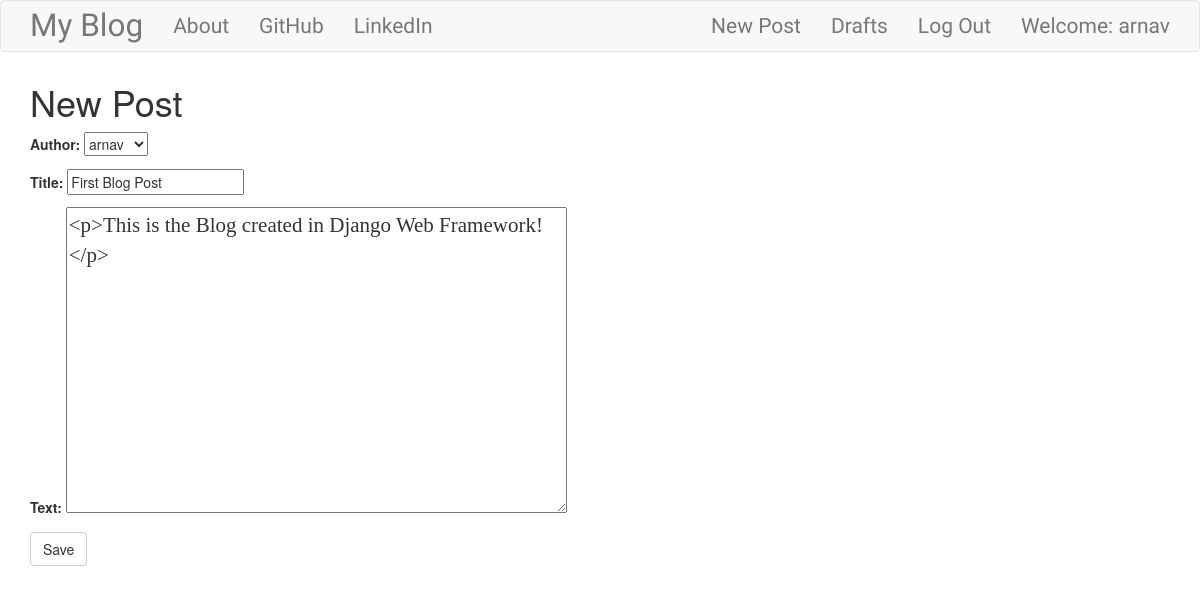
/post/4/edit/ (signed in), run on the app's committed database.
### blog/models.py (models this page shows, shortened)
class Post(models.Model):
    author = models.ForeignKey('auth.User',on_delete=models.CASCADE)
    title = models.CharField(max_length=200)
    text = models.TextField()
    created_date = models.DateTimeField(default=timezone.now)
    published_date = models.DateTimeField(blank=True, null=True)

### blog/views.py (the view)
# urls.py: url(r'^post/(?P<pk>\d+)/edit/$',views.PostUpdateView.as_view(),name='post_edit'),
class PostUpdateView(LoginRequiredMixin,UpdateView):
    login_url = '/login/'
    redirect_field_name = 'blog/post_detail.html'
    form_class = PostForm
    model = Post

### blog/forms.py
class PostForm(forms.ModelForm):
    class Meta:
        model = Post
        fields = ('author','title', 'text',)
        widgets = {
            'title': forms.TextInput(attrs={'class': 'textinputclass'}),
            'text': forms.Textarea(attrs={'class': 'editable medium-editor-textarea postcontent'}),
        }

### blog/templates/blog/post_form.html (shortened to what this page needs)
{%extends 'blog/base.html'%}
{%block body_block%}
<h1>New Post</h1>
<form class="post-form" method="post">
  {{form.as_p}}
  <button type="submit" class="save btn btn-default">Save</button>
</form>
{%endblock%}

### blog/templates/blog/base.html (shortened to what this page needs)
<!DOCTYPE html>
{%load staticfiles%}
<html lang="en" dir="ltr">
  <head>
    <link rel="stylesheet" href="https://maxcdn.bootstrapcdn.com/bootstrap/3.3.7/css/bootstrap.min.css">
    <link rel="stylesheet" href="//cdn.jsdelivr.net/npm/medium-editor@latest/dist/css/medium-editor.min.css" type="text/css" media="screen" charset="utf-8">
    <link rel="stylesheet" href="{%static 'css/blog.css'%}">
  </head>
  <body>
    <nav class="navbar navbar-default techfont custom-navbar">
      <div class="container">
        <ul class="nav navbar-nav">
        <li><a class="navbar-brand bigbrand" href="{%url 'post_list' %}">My Blog</a></li>
        <li><a  href="{%url 'about'%}">About</a></li>
        <li><a  href="https://www.github.com">GitHub</a></li>
        <li><a  href="https://www.linkedin.com">LinkedIn</a></li>
        </ul>
        <ul class="nav navbar-nav navbar-right">
          {%if user.is_authenticated %}
          <li>
            <a href="{%url 'post_new'%}">New Post</a>
          </li>
          <li>
            <a href="{%url 'post_draft_list'%}">Drafts</a>
          </li>
          <li>
            <a href="{%url 'logout'%}">Log Out</a>
          </li>
          <li>
            <a>Welcome: {{user.username}}</a>
          </li>
          {%else%}
          <li><a href="{%url 'login'%}"> <span class='glyphicon glyphicon-user'></span></a></li>
          {%endif%}
        </ul>
      </div>
    </nav>
    <div class="content container">
      <div class="row">
        <div class="col-md-8">
          <div class="blog_posts">
            {%block body_block%}
            {%endblock%}
          </div>
        </div>
      </div>
    </div>
  </body>
</html>

### blog/static/css/blog.css (style rules this page uses)
.techfont { font-family: 'Calligraffitti', cursive; font-size: 1.5em; margin-bottom: 10px; }
.bigbrand { font-size: 1.5em; }
.postcontent { font-family: 'Montserrat'; font-size: 1.5em; }
body { background-image: url("https://moodle.royalholloway.ac.uk/theme/lambda/Documentation/assets/img/page_bg/page_bg_01.jpg"); background-repeat: no-repeat; background-size: cover; }

### data on the page
Post: author "arnav", title "First Blog Post", text "<p>This is the Blog created in Django Web Framework!</p>"

### other printed values
{{ user.username }} "arnav"
